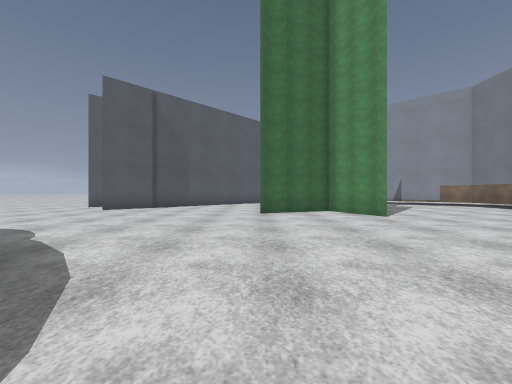
View 1 (above)

16 first-person views from a walk through a Godot game level. The camera is 1.2 m above the floor, looks level and sees 90° across. The floor is counted in squares, 1.8 m on a side. Each view is taken from the middle of a square. On the plan, view 1 faces up. The plan holds only what a view shows up to about 9 squares ahead; the rest is blank. The place goes on beyond the plan. Flat picture figures and markers are not drawn. Surface patterns are stand-ins for the level's own textures.

View 2
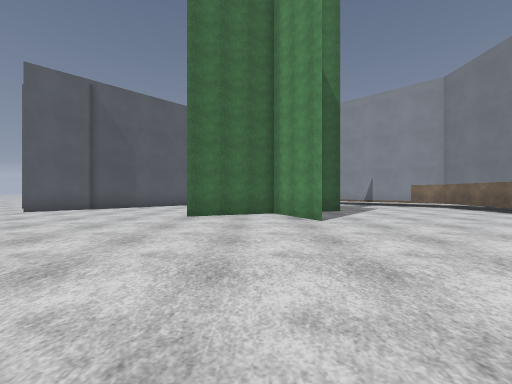

View 3
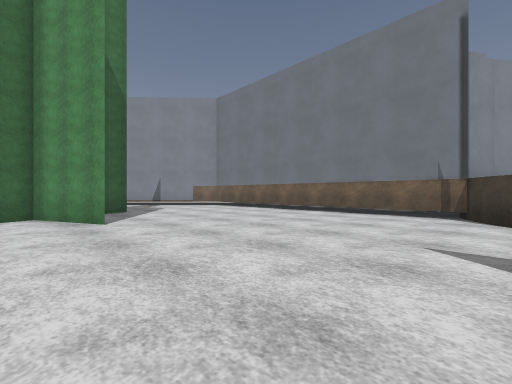

View 4
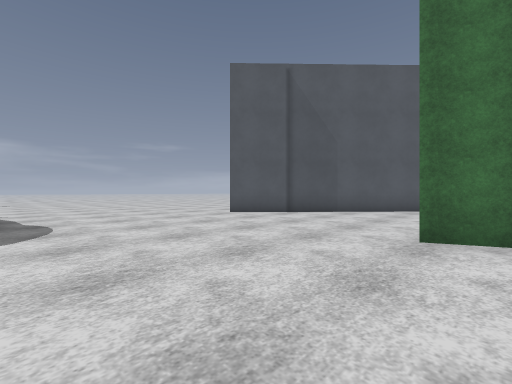

View 5
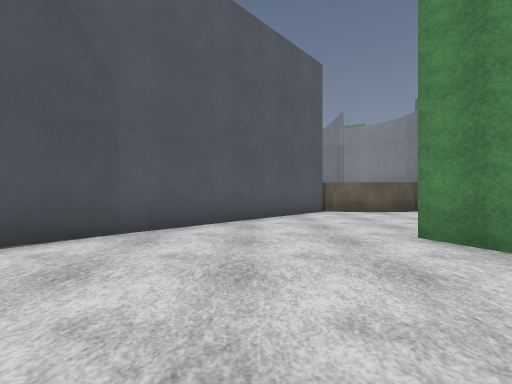

View 6
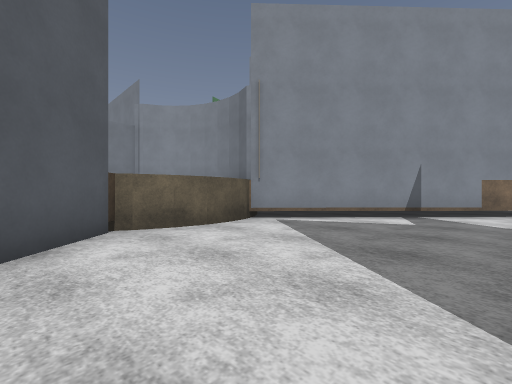

View 7
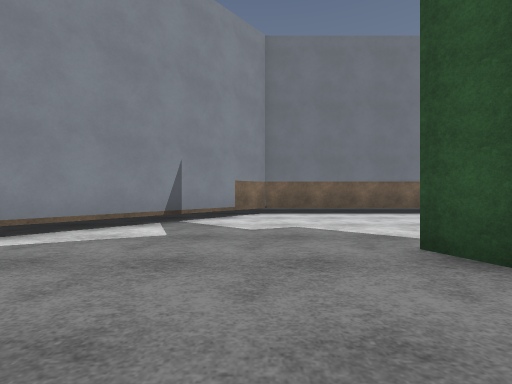

View 8
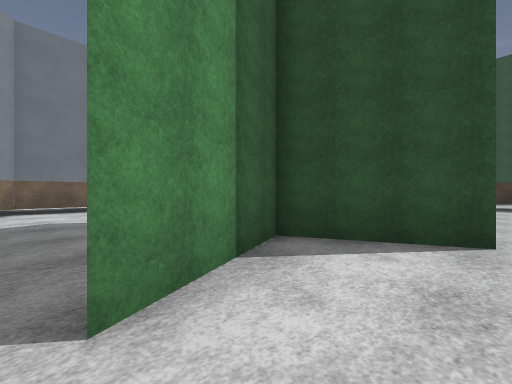

View 9
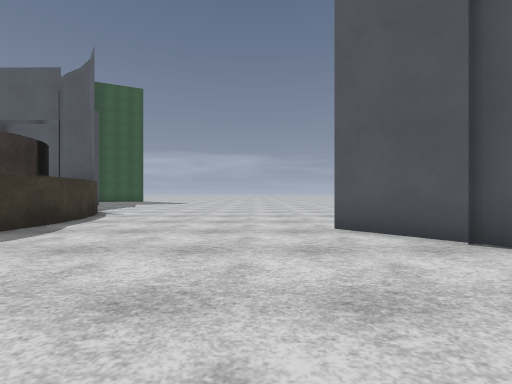

View 10
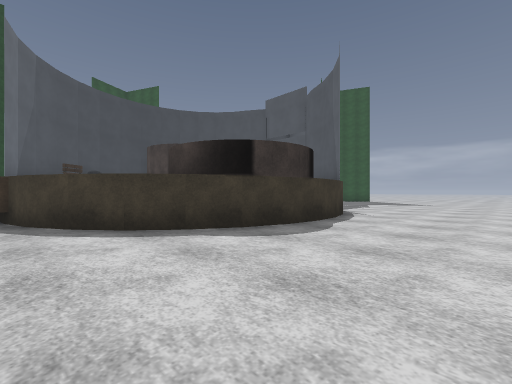

View 11
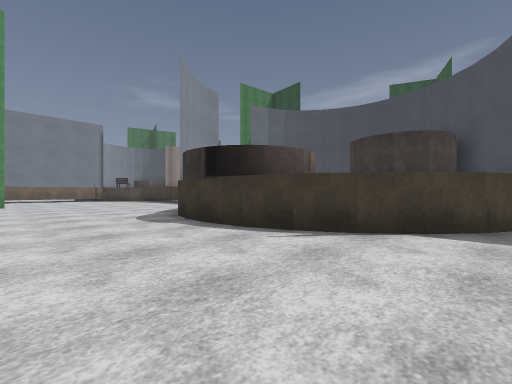

View 12
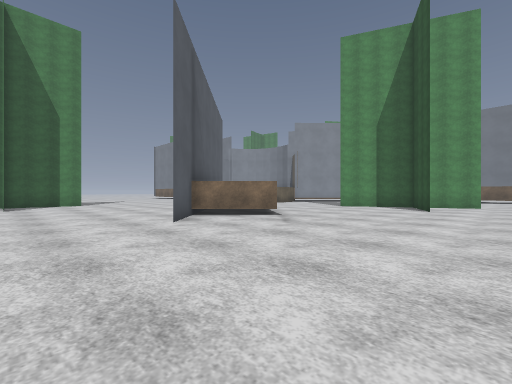

View 13
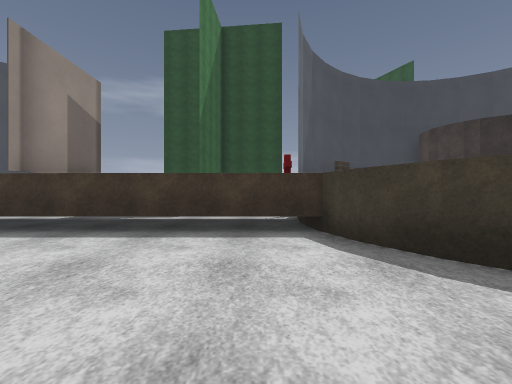

View 14
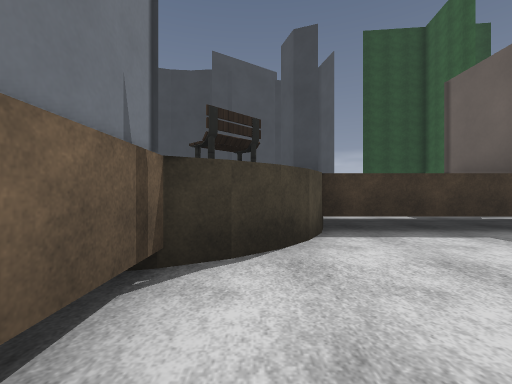

View 15
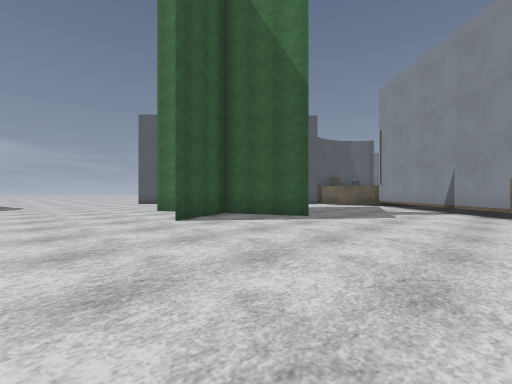

View 16
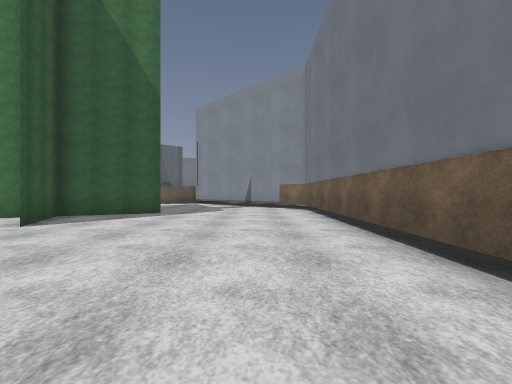

### Floor plan
Key: @ floor where view 1 was taken; # wall or solid block; x gap in a wall; . floor; T tree.
Columns run from 11 left of view 1 to 10 right of it. Each row starts with its distance up from view 1.
 18  ..
 17  ...       ######
 16  ....     ##....###
 15  .....    #.......##
 14  .....   ##........##
 13  ....#  ##..........##
 12  ...#####............#
 11  .....##.....T.......#
 10  .....#......T.TT....#
  9  ............TT......#
  8  ..........TT.T......#
  7 ..............T......#
  6 .....................#
  5 .....................#
  4 .....#...............#
  3 ..### ##.............#
  2 .#      ##...........#
  1 x        #..........##
  0           #@.......##
 -1           ##########
 -2
 -3               ..

Where each view was taken, in squares from view 1:
view 1: 0 up, 0 right, facing up
view 2: 1 up, 2 right, facing up
view 3: 1 up, 2 right, facing up-right
view 4: 4 up, 1 right, facing up-left
view 5: 8 up, 1 left, facing up
view 6: 12 up, 0 right, facing up-right
view 7: 12 up, 2 right, facing right
view 8: 12 up, 0 right, facing down-right
view 9: 8 up, 1 left, facing left
view 10: 7 up, 1 left, facing down-left
view 11: 7 up, 11 left, facing down-right
view 12: 6 up, 10 left, facing up-right
view 13: 4 up, 0 right, facing down
view 14: 4 up, 9 right, facing down
view 15: 4 up, 9 right, facing up-left
view 16: 2 up, 8 right, facing up
